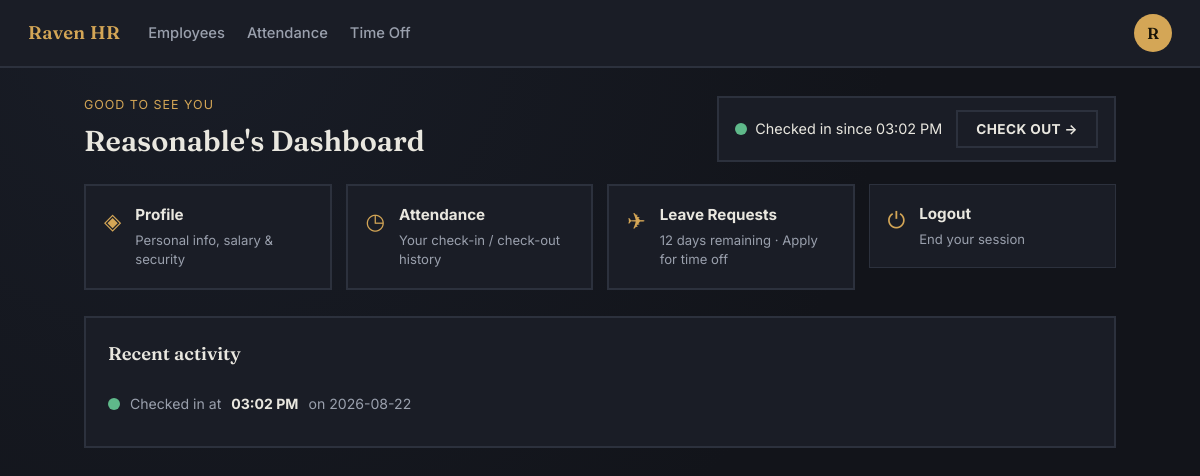
Screenshot of /dashboard/me (signed in) with the database file from the repository.
### tables this page shows
CREATE TABLE users (
            id                    INTEGER PRIMARY KEY AUTOINCREMENT,
            company_id            INTEGER NOT NULL,
            login_id              TEXT UNIQUE NOT NULL,   -- e.g. OIJODO20220001
            first_name            TEXT NOT NULL,
            last_name             TEXT NOT NULL,
            email                 TEXT UNIQUE NOT NULL,
            phone                 TEXT,
            password_hash         TEXT NOT NULL,
            role                  TEXT NOT NULL CHECK(role IN ('HR', 'Employee')),
            year_joined           INTEGER NOT NULL,
            serial_no             INTEGER NOT NULL,
            must_change_password  INTEGER NOT NULL DEFAULT 0,
            email_verified        INTEGER NOT NULL DEFAULT 0,
            created_at            TEXT NOT NULL,

            -- org info shown on the employee card / profile header
            department            TEXT DEFAULT 'General',
            designation           TEXT DEFAULT 'Employee',
            manager               TEXT,
            location              TEXT DEFAULT 'Head Office',

            -- attendance / presence
            checked_in            INTEGER NOT NULL DEFAULT 0,
            check_in_time         TEXT,

            -- private info tab
            date_of_birth         TEXT,
            gender                TEXT,
            marital_status        TEXT,
            date_of_joining       TEXT,
            reporting_address     TEXT,
            nationality           TEXT,
            personal_email        TEXT,
            bank_name             TEXT,
            account_number        TEXT,
            ifsc_code             TEXT,
            pan                   TEXT,
            uan_id                TEXT,
            esic_code             TEXT,
            about                 TEXT DEFAULT '',

            -- salary info tab (admin-only)
            wage_monthly          REAL NOT NULL DEFAULT 0,
            working_days_per_week INTEGER NOT NULL DEFAULT 5,
            working_hours         REAL NOT NULL DEFAULT 8,

            -- time off
            leave_balance         INTEGER NOT NULL DEFAULT 12, paid_leave_balance INTEGER NOT NULL DEFAULT 24, sick_leave_balance INTEGER NOT NULL DEFAULT 7, profile_picture TEXT,

            FOREIGN KEY (company_id) REFERENCES companies (id)
        );

CREATE TABLE attendance (
            id          INTEGER PRIMARY KEY AUTOINCREMENT,
            user_id     INTEGER NOT NULL,
            date        TEXT NOT NULL,
            check_in    TEXT NOT NULL,
            check_out   TEXT,
            FOREIGN KEY (user_id) REFERENCES users (id)
        );

### app.py (the view)
@app.route("/dashboard/me")
@login_required
def employee_dashboard():
    row = models.get_user(session["user_id"])
    user = {
        "id": row["id"],
        "name": f"{row['first_name']} {row['last_name']}".strip(),
        "checked_in": bool(row["checked_in"]),
        "check_in_time": row["check_in_time"],
        "leave_balance": row["leave_balance"],
    }
    recent = models.get_recent_attendance(row["id"])
    return render_template("employee_dashboard.html", user=user, recent=recent)

### app.py (called while the page is built)
@app.context_processor
def inject_current_user_picture():
    picture = None
    if "user_id" in session:
        row = models.get_user(session["user_id"])
        if row:
            picture = row["profile_picture"]
    return {"current_user_picture": picture}

def login_required(view):
    @wraps(view)
    def wrapped(*args, **kwargs):
        if "user_id" not in session:
            flash("Please sign in to continue.", "error")
            return redirect(url_for("signin"))
        return view(*args, **kwargs)
    return wrapped

@app.after_request
def add_no_cache_headers(response):
    response.headers["Cache-Control"] = "no-store, no-cache, must-revalidate, max-age=0"
    response.headers["Pragma"] = "no-cache"
    return response

### models.py (called while the page is built)
def get_db():
    conn = sqlite3.connect(DB_PATH)
    conn.row_factory = sqlite3.Row
    conn.execute("PRAGMA foreign_keys = ON")
    return conn

def get_user(user_id: int):
    conn = get_db()
    try:
        return conn.execute("SELECT * FROM users WHERE id = ?", (user_id,)).fetchone()
    finally:
        conn.close()

def get_recent_attendance(user_id: int, limit: int = 5):
    conn = get_db()
    try:
        rows = conn.execute(
            "SELECT * FROM attendance WHERE user_id = ? ORDER BY id DESC LIMIT ?",
            (user_id, limit),
        ).fetchall()
        return [dict(r) for r in rows]
    finally:
        conn.close()

### templates/employee_dashboard.html (shortened to what this page needs)
{% extends "base.html" %}
{% block content %}
<div class="container">
  <div class="page-head">
    <div>
      <p class="eyebrow">Good to see you</p>
      <h1>{{ user.name.split(' ')[0] }}'s Dashboard</h1>
    </div>
    <div class="checkinout" id="checkinout">
      <div class="checkinout__status">
        {% if user.checked_in %}
          <span class="status-dot status-dot--present"></span> Checked in since {{ user.check_in_time }}
        {% else %}
          <span class="status-dot status-dot--absent"></span> Not checked in
        {% endif %}
      </div>
      {% if user.checked_in %}
      <button class="btn btn--outline" id="checkoutBtn">Check Out →</button>
      {% else %}
      <button class="btn btn--primary" id="checkinBtn">Check In →</button>
      {% endif %}
    </div>
  </div>
  <section class="quick-cards">
    <a href="{{ url_for('profile', emp_id=user.id) }}" class="quick-card">
      <span class="quick-card__icon">◈</span>
      <div>
        <h3>Profile</h3>
        <p>Personal info, salary &amp; security</p>
      </div>
    </a>
    <a href="{{ url_for('attendance') }}" class="quick-card">
      <span class="quick-card__icon">◷</span>
      <div>
        <h3>Attendance</h3>
        <p>Your check-in / check-out history</p>
      </div>
    </a>
    <a href="{{ url_for('leave') }}" class="quick-card">
      <span class="quick-card__icon">✈</span>
      <div>
        <h3>Leave Requests</h3>
        <p>{{ user.leave_balance }} days remaining · Apply for time off</p>
      </div>
    </a>
    <form method="POST" action="{{ url_for('logout') }}" style="margin:0;">
      <button type="submit" class="quick-card quick-card--muted" style="all:unset;cursor:pointer;display:flex;gap:14px;align-items:flex-start;background:var(--surface);border:1px solid var(--line);border-radius:var(--radius);padding:18px;width:100%;box-sizing:border-box;">
        <span class="quick-card__icon">⏻</span>
        <div>
          <h3>Logout</h3>
          <p>End your session</p>
        </div>
      </button>
    </form>
  </section>
  <section class="panel">
    <h2>Recent activity</h2>
    {% if recent %}
    <ul class="activity-list">
      {% for r in recent %}
      <li>
        <span class="status-dot status-dot--present"></span>
        Checked in at <strong>{{ r.check_in }}</strong> on {{ r.date }}
      </li>
      {% endfor %}
    </ul>
    {% else %}
    <p class="empty-state">No activity yet — check in above to get started.</p>
    {% endif %}
  </section>
</div>
{% endblock %}

### static/style.css (style rules this page uses)
:root { --bg: #12141a; --surface: #1a1d26; --surface-2: #21252f; --line: #2c313d; --text: #e9e7df; --text-dim: #9aa0ad; --accent: #d4a656; --accent-dim:#8a6e3a; --good: #5fb98a; --warn: #d4a656; --bad: #cf6b6b; --radius: 0px; --radius-lg: 0px; --font-display: 'Fraunces', Georgia, serif; --font-body: 'Inter', -apple-system, BlinkMacSystemFont, sans-serif; }
* { box-sizing: border-box; }
body { margin: 0; min-height: 100vh; background: radial-gradient(circle at 15% 0%, #191d27 0%, var(--bg) 55%); color: var(--text); font-family: var(--font-body); line-height: 1.5; -webkit-font-smoothing: antialiased; }
a { color: inherit; text-decoration: none; }
.container { max-width: 1080px; margin: 0 auto; padding: 28px 24px 60px; }
.page-head { display: flex; align-items: flex-end; justify-content: space-between; gap: 16px; margin-bottom: 22px; flex-wrap: wrap; }
.eyebrow { margin: 0 0 4px; font-size: 0.78rem; letter-spacing: 0.08em; text-transform: uppercase; color: var(--accent); }
.page-head h1 { margin: 0; font-family: var(--font-display); font-weight: 600; font-size: 1.8rem; }
.btn { display: inline-flex; align-items: center; gap: 6px; padding: 9px 18px; border-radius: var(--radius); font-weight: 700; font-size: 0.85rem; border: 2px solid transparent; cursor: pointer; font-family: inherit; text-transform: uppercase; letter-spacing: 0.03em; }
.btn--outline { background: transparent; border: 2px solid var(--line); color: var(--text); }
.status-dot { width: 12px; height: 12px; border-radius: 50%; display: inline-flex; align-items: center; justify-content: center; font-size: 8px; flex-shrink: 0; }
.status-dot--present { background: var(--good); }
.panel { background: var(--surface); border: 2px solid var(--line); border-radius: var(--radius-lg); padding: 22px; margin-bottom: 18px; }
.panel h2 { margin-top: 0; font-family: var(--font-display); font-size: 1.15rem; font-weight: 600; }
.checkinout { display: flex; align-items: center; gap: 14px; background: var(--surface); border: 2px solid var(--line); border-radius: var(--radius); padding: 12px 16px; }
.checkinout__status { display: flex; align-items: center; gap: 8px; font-size: 0.9rem; }
.quick-cards { display: grid; grid-template-columns: repeat(auto-fit, minmax(220px, 1fr)); gap: 14px; margin-bottom: 26px; }
.quick-card { display: flex; gap: 14px; align-items: flex-start; background: var(--surface); border: 2px solid var(--line); border-radius: var(--radius-lg); padding: 18px; }
.quick-card__icon { font-size: 1.4rem; color: var(--accent); }
.quick-card h3 { margin: 0 0 4px; font-size: 0.95rem; }
.quick-card p { margin: 0; font-size: 0.82rem; color: var(--text-dim); }
.activity-list { list-style: none; padding: 0; margin: 0; }
.activity-list li { display: flex; align-items: center; gap: 10px; padding: 10px 0; border-bottom: 1px solid var(--line); font-size: 0.88rem; color: var(--text-dim); }
.activity-list li:last-child { border-bottom: none; }
.activity-list strong { color: var(--text); }

### rows the page displays
users: name "Reasonable", check_in_time "03:02 PM", leave_balance "12"
attendance: check_in "03:02 PM", date "2026-08-22"

### other values shown
{{ session.get('name','?')[0] }} "R"
